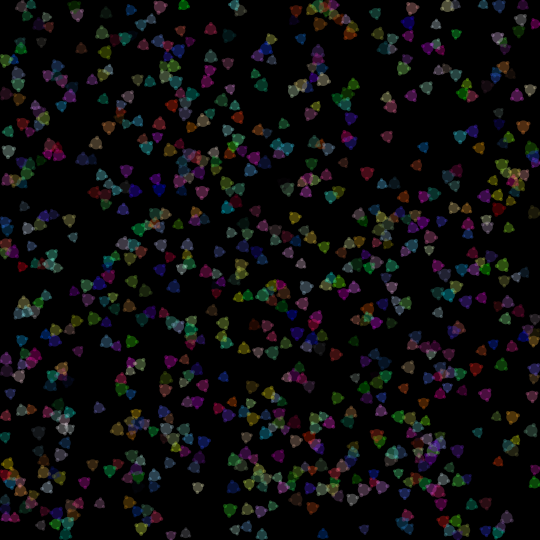
Frame 1 (no input)
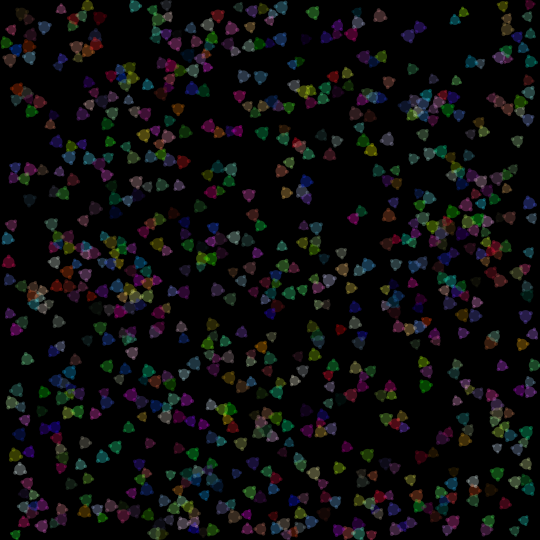
Frame 60 (the mouse pressed at the canvas centre just before this capture)
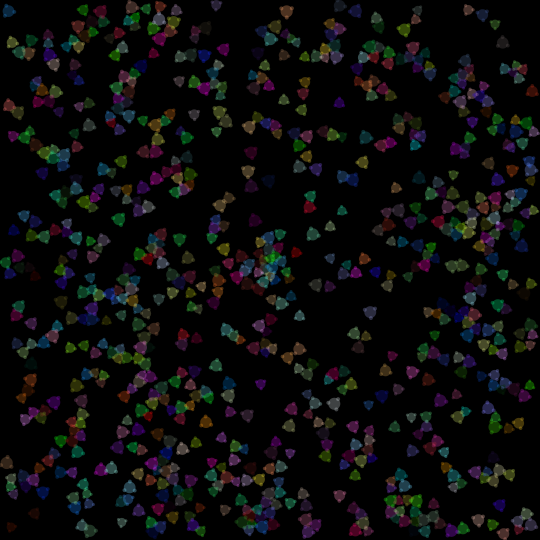
Frame 120 (the mouse held since frame 60 and released just before this capture)

The Processing sketch that drew these frames (run headless with seeded random() and noise(); from frame 60 on, the mouse is pressed at the canvas centre):

// Processing sketch: processing_164191
// ── processing_164191.pde

int numBalls = 800;
float spring = 1.5;
float gravity = 0.00;
float friction = -0.9;
float fr2 = 0.99;
float att_a = 90.0;
float att_r = 40.0;
Ball[] balls = new Ball[numBalls];

void setup() {
  size(540, 540);
  for (int i = 0; i < numBalls; i++) {
    balls[i] = new Ball(random(width), random(height), random(3,6), i, balls);
    balls[i].impulse(0.1 * rndQ(), 5.0 * rndQ());
  }
  noStroke();
  fill(255, 204);
}

void draw() {
  background(0);
  for (int i = 0; i < numBalls; i++) {
    balls[i].collide();
    balls[i].move();
    balls[i].display();  
  }
}

class Ball {
  
  float x, y;
  float diameter;
  float m;
  float px = 0;
  float py = 0;
  float theta = 1.0 * random(360.0);
  int id;
  Ball[] others;
 
  Ball(float xin, float yin, float min, int idin, Ball[] oin) {
    x = xin;
    y = yin;
    m = min;
    diameter = 5 * sqrt(m);
    id = idin;
    others = oin;
  } 
  
  void collide() {
    for (int i = id + 1; i < numBalls; i++) {
      float dx = others[i].x - x;
      float dy = others[i].y - y;
      float distance = sqrt(dx*dx + dy*dy);
      float minDist = others[i].diameter/2 + diameter/2;
      if (distance < minDist) { 
        float angle = atan2(dy, dx);
        float targetX = x + cos(angle) * minDist;
        float targetY = y + sin(angle) * minDist;
        float Fx = (targetX - others[i].x) * spring;
        float Fy = (targetY - others[i].y) * spring;
        px -= Fx;
        py -= Fy;
        others[i].px += Fx;
        others[i].py += Fy;
        px = fr2 * (px-others[i].px) + others[i].px;
        py = fr2 * (py-others[i].py) + others[i].py;
      }
      if (distance < minDist * 1.5) {
        float angle = atan2(dy, dx);
        float a_1 = theta - angle;
        float a_2 = others[i].theta - (angle-180);
        float U = (cos(3*a_1*PI/180) + 1) * (cos(3*a_2*PI/180) + 1);
        float gradU1 = -3 * sin(3*a_1*PI/180) * (cos(3*a_2*PI/180)+1);
        float gradU2 = -3 * sin(3*a_2*PI/180) * (cos(3*a_1*PI/180)+1);
        theta += gradU1 * att_a / (m * distance + 490);
        others[i].theta += gradU2 * att_a / (others[i].m * distance + 490);
        float F_att = att_r * U / (distance*distance + 36);
        float Fx = cos(angle) * F_att;
        float Fy = sin(angle) * F_att;
        px += Fx;
        py += Fy;
        others[i].px -= Fx;
        others[i].py -= Fy;
      }
    }
    impulse( 0.1 * (1-fr2) * rndQ(), 0.1 * (1-fr2) * rndQ() );
    float dx = mouseX - x;
    float dy = mouseY - y;
    float distance = sqrt(dx*dx + dy*dy);
    if ( mousePressed && (distance < 50) ) {
      //impulse( 1.5 * rndQ(), 1.5 * rndQ() ); 
      
      impulse( 0.5 * dx /(distance + 1), 0.5 * dy /(distance + 1) ); 
    }
  }
  
  void move() {
    theta += 0.5;
    py += gravity*m;
    x += px/m;
    y += py/m;
    if (x + diameter/2 > width) {
      x = width - diameter/2;
      px *= friction; 
    }
    else if (x - diameter/2 < 0) {
      x = diameter/2;
      px *= friction;
    }
    if (y + diameter/2 > height) {
      y = height - diameter/2;
      py *= friction; 
    } 
    else if (y - diameter/2 < 0) {
      y = diameter/2;
      py *= friction;
    }
  }
  
  void impulse(float i_x, float i_y) {
    px += i_x;
    py += i_y;
  }
  
  void display() {
    fill( random(255), random(255), random(255), 80);
    ellipse(x, y, diameter, diameter);
    ellipse(x + diameter * cos(theta * PI/180)/2, y + diameter * sin(theta * PI/180)/2, diameter/3, diameter/3);
    ellipse(x + diameter * cos((theta+120) * PI/180)/2, y + diameter * sin((theta+120) * PI/180)/2, diameter/3, diameter/3);
    ellipse(x + diameter * cos((theta-120) * PI/180)/2, y + diameter * sin((theta-120) * PI/180)/2, diameter/3, diameter/3);
  }
}

float rndQ() {
  return 0.02*random(100)-1.0;
}
